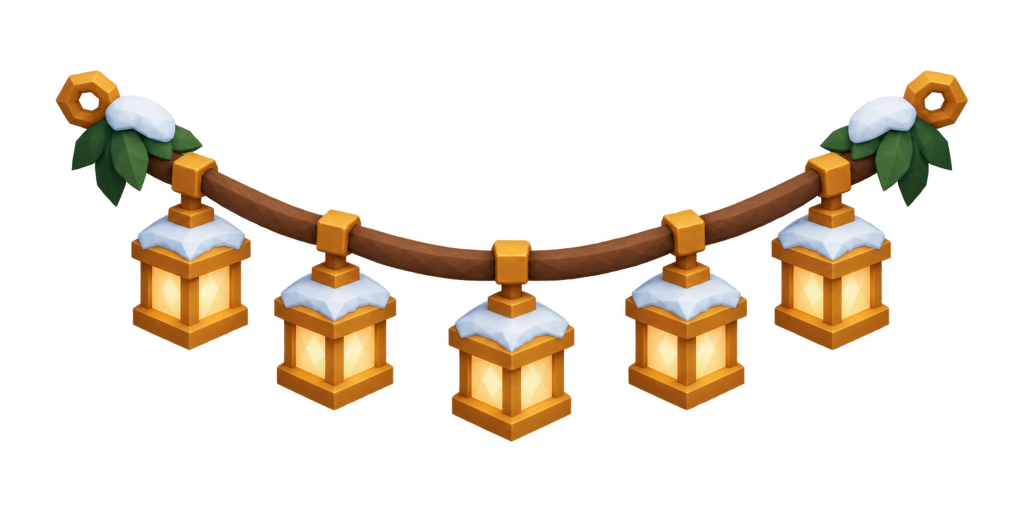
#> input picture design/art/winter-decor-v5/deco_winter_garland.png, 2048 x 1024 px, found by its file name (shown at 1/2 size)
$ python import_winter_art.py
#> lines starting #> are read from the running program, lines starting #| are printed output that depends on the picture
"""1.7 winter decorations and flowers: owner-picked sprites from design/art/winter-* into game assets.
Decorations: cropped to the drawing, 336 px tall (2x the summer ones), webp; prints the ITEM_ART sizes.
Flowers: the full 1024 canvas (shared planting point 512,944) scaled to 249 like assets/art/garden/*.
Run: python3 scripts/import_winter_art.py
"""
import os
from PIL import Image

A = "design/art/"
DECO = {  # game id: source (owner picks of 19.11.2026: tree and garland v2, snowman v6)
    "garland": "winter-decor-v2/deco_winter_garland.png",
    "firtree": "winter-decor-v2/deco_winter_tree.png",
    "snowlanterns": "winter-decor-v1/deco_winter_lantern.png",
    "gingerhouse": "winter-decor-v4/deco_winter_gingerbread_house.png",
    "goldstar": "winter-decor-v3/deco_winter_star.png",  # icicles (v3) floated next to the combs, the star stands on its base
    "snowman": "winter-decor-v6/deco_winter_snowman.png",
    "sled": "winter-gift-sled-v1/deco_winter_gift_sled.png",
    "mailbox": "winter-decor-v4/deco_winter_mailbox.png",
    "lamppost": "winter-decor-v6/deco_winter_lantern.png",
}
FLOWERS = {
    "hellebore_bloom": "winter-plants-v1/hellebore_bloom.png", "poinsettia_bloom": "winter-plants-v1/poinsettia_bloom.png",
    "hellebore_bud": "winter-plants-v2/hellebore_bud.png", "poinsettia_bud": "winter-plants-v2/poinsettia_bud.png",
}
OUT = "assets/art/winter/"

if __name__ == "__main__":
    os.makedirs(OUT, exist_ok=True)
    for gid, src in DECO.items():
        im = Image.open(A + src).convert("RGBA")
#> im is the input picture: PIL image 2048x1024 RGBA; mean R, G, B, A 39.3, 28.7, 16.8, 54.3
        im = im.crop(im.getchannel("A").point(lambda a: 255 if a > 8 else 0).getbbox())
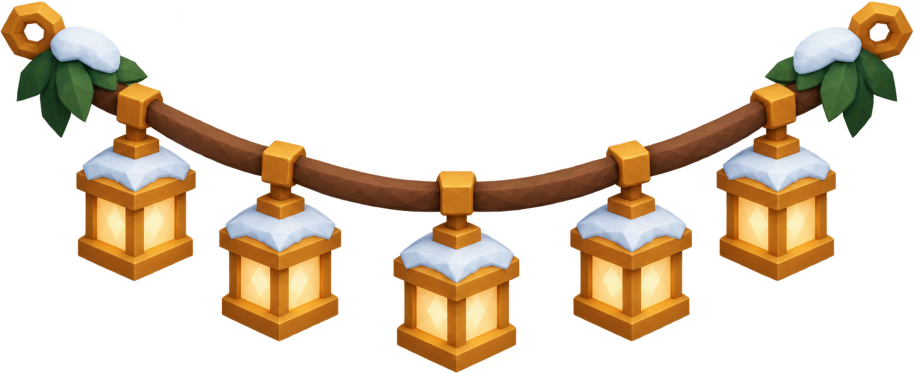
#> im: PIL image 1827x746 RGBA (shown at 1/2 size); mean R, G, B, A 60.5, 44.1, 25.8, 83.6; transparent parts drawn white
        h = 336; w = round(im.width * h / im.height)
#> after `w = round(im.width * h / im.height)`: w = 823
        im.resize((w, h), Image.Resampling.LANCZOS).save(f"{OUT}deco_{gid}.webp", "WEBP", quality=90, method=6, exact=True)
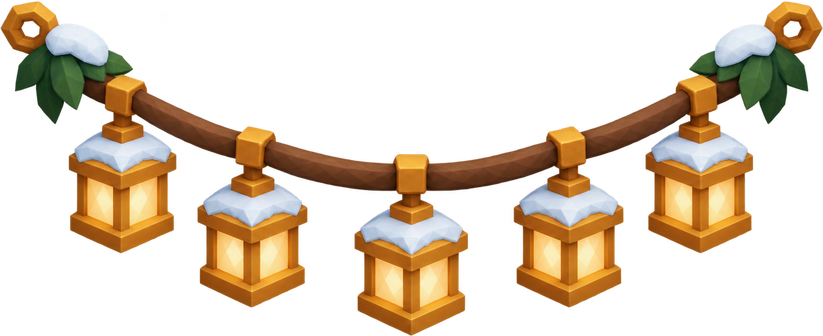
#> saved as deco_garland.webp: PIL image 823x336 RGBA; mean R, G, B, A 60.3, 44, 25.7, 83.6; transparent parts drawn white
        print(f'  "deco_{gid}": {{ src: require("../../assets/art/winter/deco_{gid}.webp"), w: {w}, h: {h} }},')
#|   "deco_garland": { src: require("../../assets/art/winter/deco_garland.webp"), w: 823, h: 336 },
#> pass 2 of the loop `for gid, src in DECO.items():`:
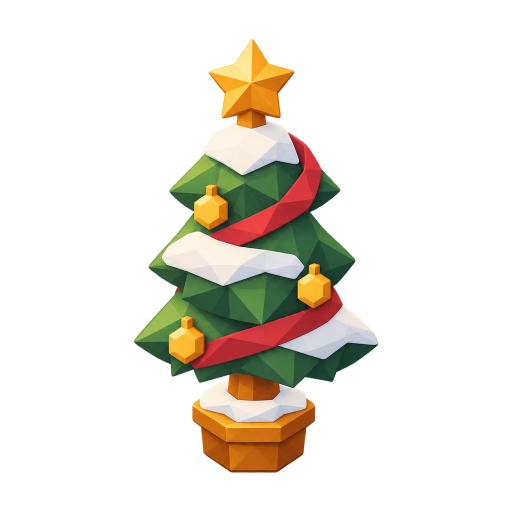
#> input picture design/art/winter-decor-v5/deco_winter_tree.png, 1024 x 1024 px, found by its file name (shown at 1/2 size)
#> im is the input picture: PIL image 1024x1024 RGBA; mean R, G, B, A 32.8, 27.7, 18.7, 52.9
#> `im = im.crop(im.getchannel("A").point(lambda a: 255 if a > 8 else 0).g..`:
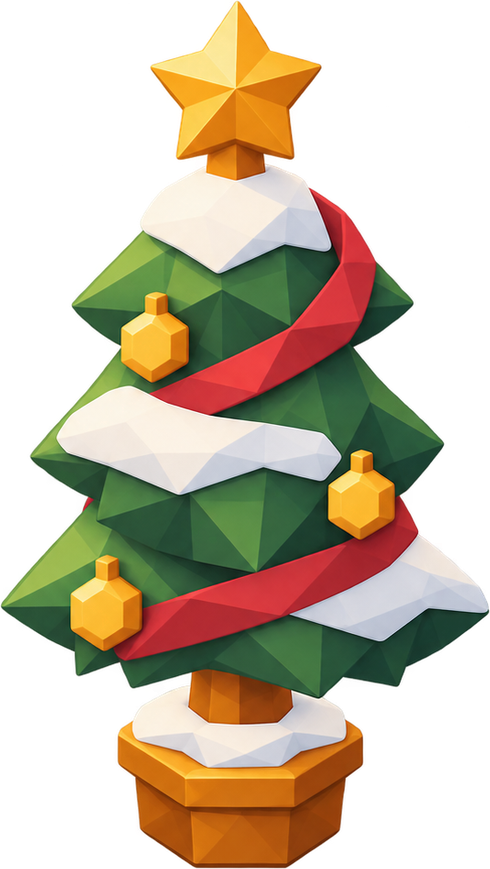
#> im: PIL image 490x869 RGBA; mean R, G, B, A 80.7, 68.2, 46.1, 130.2; transparent parts drawn white
#> `im.resize((w, h), Image.Resampling.LANCZOS).save(f"{OUT}deco_{gid}.web..`:
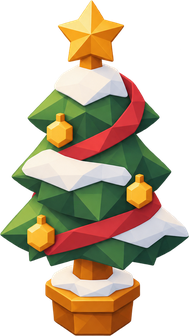
#> saved as deco_firtree.webp: PIL image 189x336 RGBA; mean R, G, B, A 81.1, 68.4, 46.1, 130.3; transparent parts drawn white
#|   "deco_firtree": { src: require("../../assets/art/winter/deco_firtree.webp"), w: 189, h: 336 },
#> pass 3 of the loop `for gid, src in DECO.items():`:
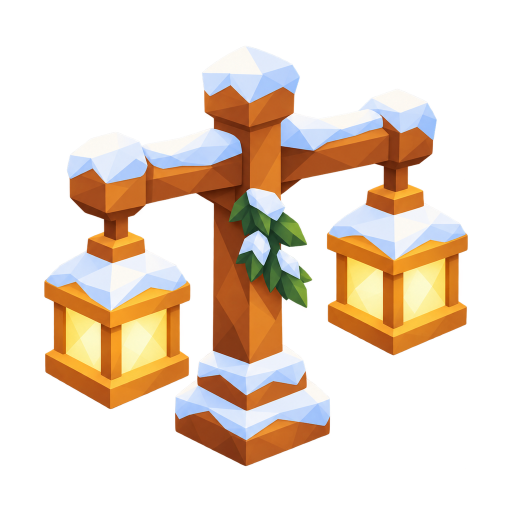
#> input picture design/art/winter-decor-v6/deco_winter_lantern.png, 1024 x 1024 px, found by its file name (shown at 1/2 size)
#> im is the input picture: PIL image 1024x1024 RGBA; mean R, G, B, A 73.8, 57.2, 42.2, 91
#> `im = im.crop(im.getchannel("A").point(lambda a: 255 if a > 8 else 0).g..`:
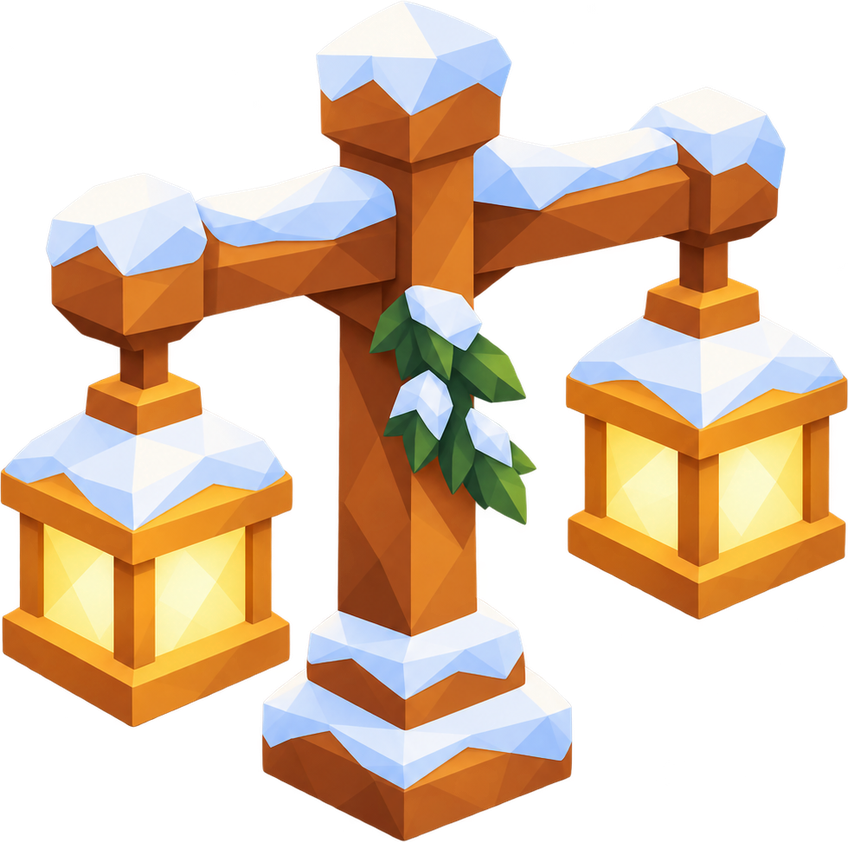
#> im: PIL image 848x842 RGBA; mean R, G, B, A 108.3, 84, 62, 133.6; transparent parts drawn white
#> `im.resize((w, h), Image.Resampling.LANCZOS).save(f"{OUT}deco_{gid}.web..`:
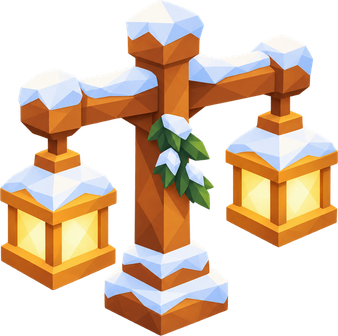
#> saved as deco_snowlanterns.webp: PIL image 338x336 RGBA; mean R, G, B, A 109.4, 84.9, 62.6, 133.6; transparent parts drawn white
#|   "deco_snowlanterns": { src: require("../../assets/art/winter/deco_snowlanterns.webp"), w: 338, h: 336 },
#> (the run stopped early here; a loop or call above may not have finished)
